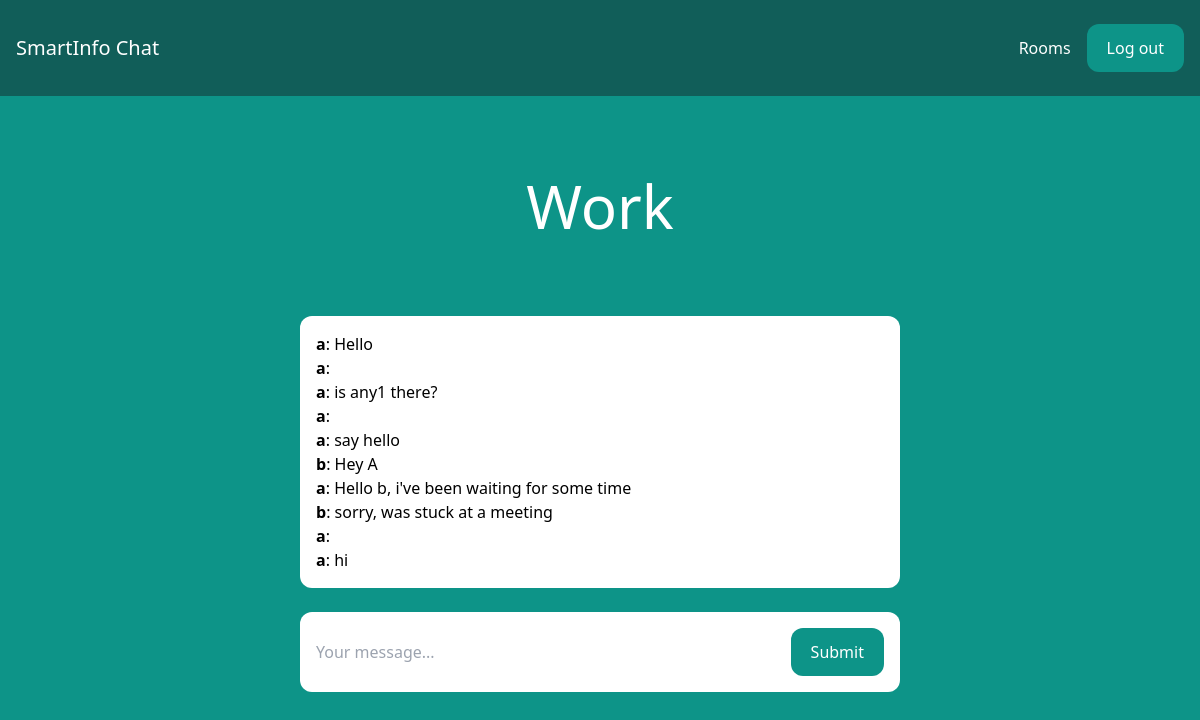
Screenshot of /rooms/work/ (signed in) with the database file from the repository.
### room/models.py (models this page shows, shortened)
class Room(models.Model):
    name = models.CharField(max_length=255)
    slug = models.SlugField(unique=True)

class Message(models.Model):
    room = models.ForeignKey(Room, related_name='messages', on_delete=models.CASCADE)
    user = models.ForeignKey(User, related_name='messages', on_delete=models.CASCADE)
    content = models.TextField()
    date_added = models.DateTimeField(auto_now_add=True)
    class Meta:
        ordering = ('date_added',)

### room/views.py (the view)
# urls.py: path('rooms/', include('room.urls')),
@login_required
def room(request, slug):
    room = Room.objects.get(slug=slug)
    messages = Message.objects.filter(room=room)[0:25]
    return render(request, 'room/room.html', {'room': room, 'messages': messages})

### room/templates/room/room.html (shortened to what this page needs)
{% extends 'core/base.html' %}
{% block content %}
<div class="p-10 lg:p-20 text-center">
    <h1 class="text-3xl lg:text-6xl text-white">{{ room.name }}</h1>
</div>
<div class="lg:w-2/4 mx-4 lg:mx-auto p-4 bg-white rounded-xl">
    <div class="chat-messages space-y-3" id="chat-messages">
        {% for m in messages %}<b>{{ m.user.username }}</b>: {{ m.content }}<br>{% endfor %}
    </div>
</div>
<div class="lg:w-2/4 mt-6 mx-4 lg:mx-auto p-4 bg-white rounded-xl">
    <form method="post" action="." class="flex">
        <input type="text" name="content" class="flex-1 mr-3" placeholder="Your message..." id="chat-message-input">
        <button
            class="px-5 py-3 rounded-xl text-white bg-teal-600 hover:bg-teal-700"
            id="chat-message-submit"
        >Submit</button>
    </form>
</div>
{% endblock %}

### core/templates/core/base.html (shortened to what this page needs)
<!DOCTYPE html>
<html>
    <head>
        <script src="https://cdn.tailwindcss.com"></script>
    </head>
    <body class="bg-teal-600">
        <nav class="flex items-center justify-between px-4 py-6 bg-teal-800">
            <div>
                <a href="/" class="text-xl text-white">SmartInfo Chat</a>
            </div>
            <div class="flex items-center space-x-4">
                {% if request.user.is_authenticated %}
                    <a href="/rooms/" class="text-white hover:text-gray-200">Rooms</a>
                    <a href="/logout/" class="px-5 py-3 rounded-xl text-white bg-teal-600 hover:bg-teal-700">Log out</a>
                {% else %}
                    <a href="/login/" class="text-white hover:text-gray-200">Log in</a>
                    <a href="/signup/" class="px-5 py-3 rounded-xl text-white bg-teal-600 hover:bg-teal-700">Sign up</a>
                {% endif %}
            </div>
        </nav>
        {% block content %}
        {% endblock %}
    </body>
</html>

### rows the page displays
Room: name "Work"
Message: user.username "a", content "Hello"
Message: user.username "a"
Message: user.username "a", content "is any1 there?"
Message: user.username "a"
Message: user.username "a", content "say hello"
Message: user.username "b", content "Hey A"
Message: user.username "a", content "Hello b, i've been waiting for some time"
Message: user.username "b", content "sorry, was stuck at a meeting"
Message: user.username "a"
Message: user.username "a", content "hi"
